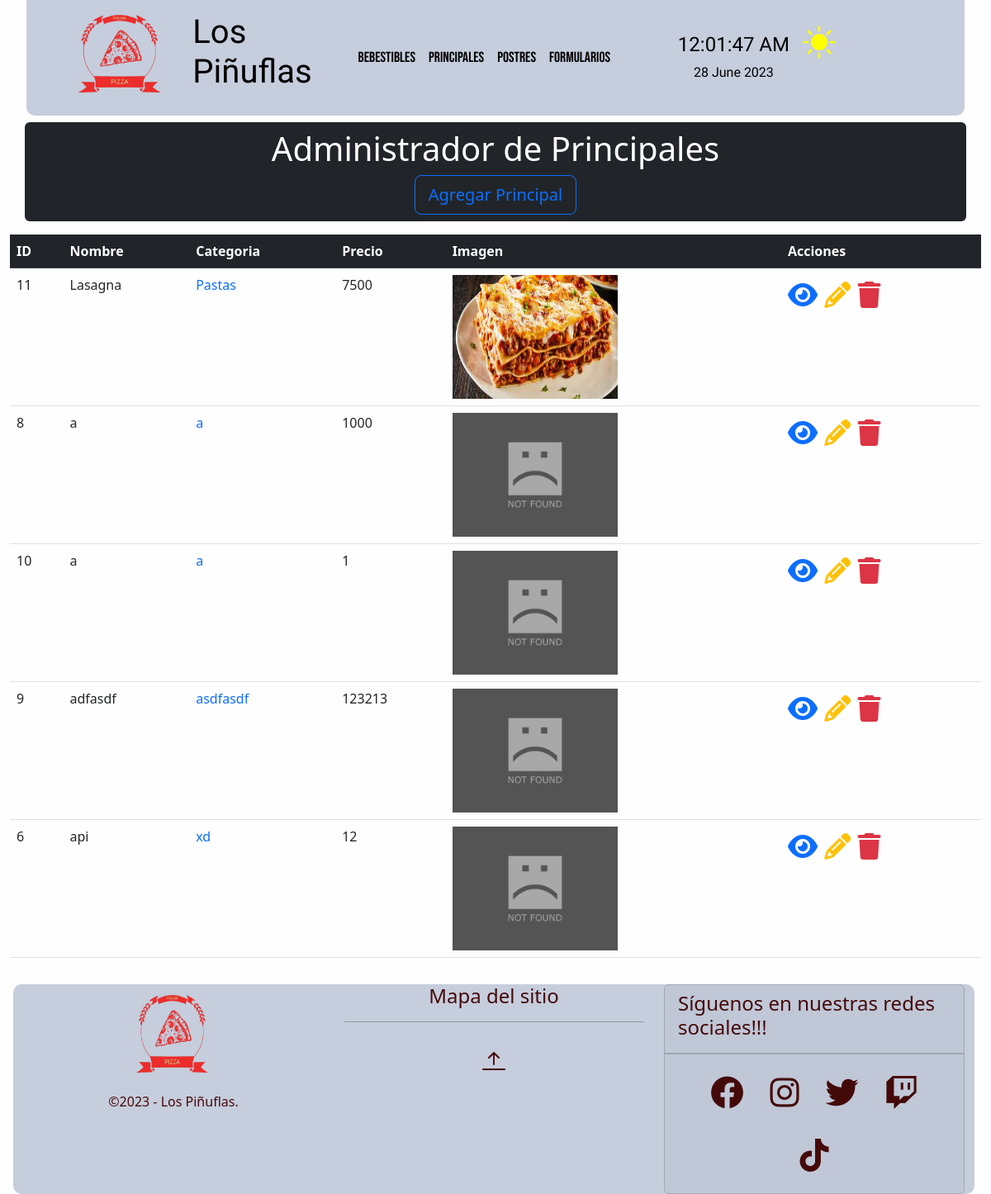
/crud/principales/, run on an earlier commit of the app's database.
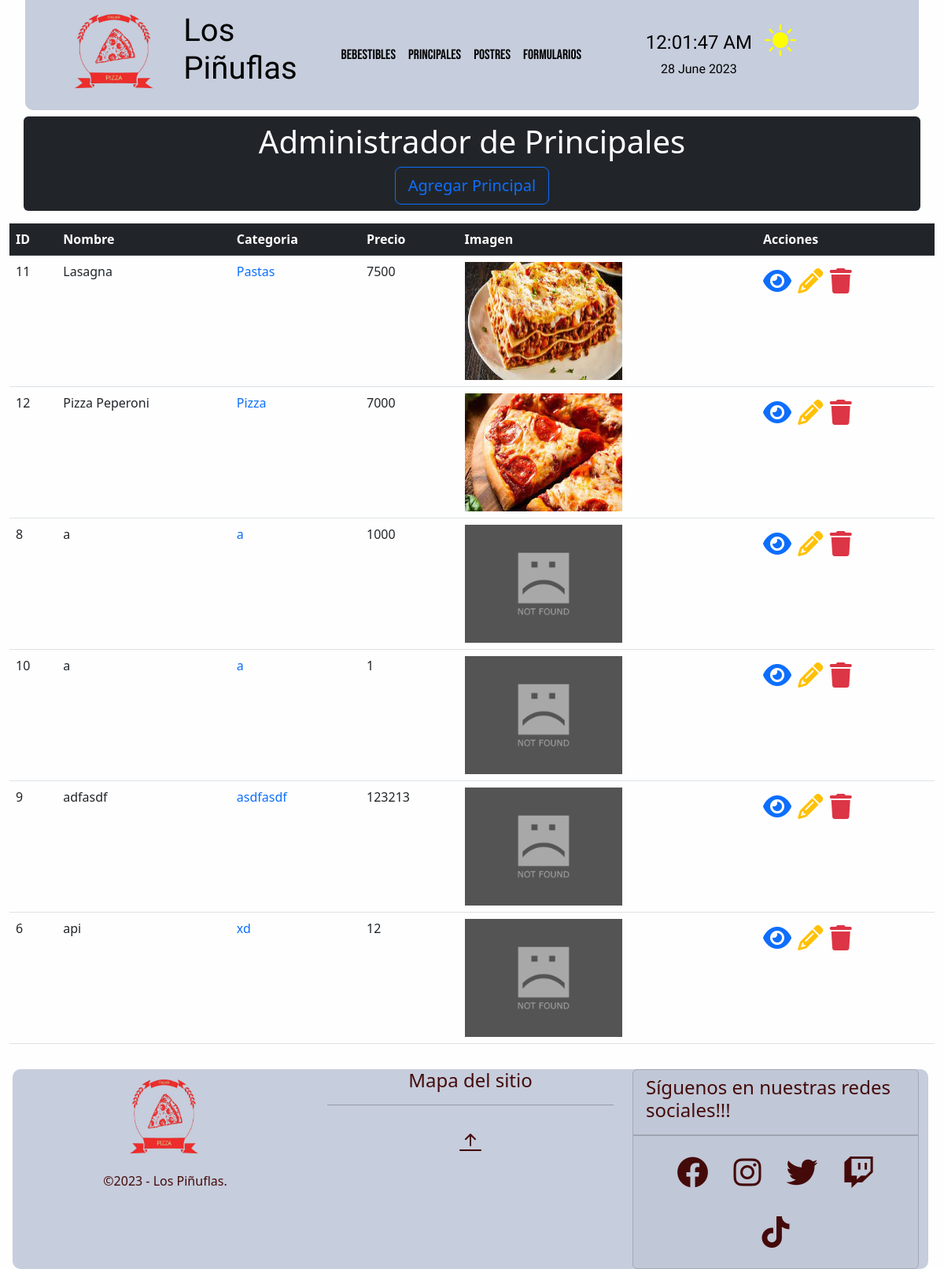
And on a later commit of the database.
### crud/models.py (models this page shows, shortened)
class Principal(models.Model):
    nombre=models.CharField(max_length=20)
    categoria=models.CharField(max_length=20)
    precio=models.IntegerField()
    image = models.ImageField(verbose_name='Imagen',upload_to='media/principal',null=True,blank=True)
    class Meta:
        verbose_name = 'principal'
        verbose_name_plural = 'principales'
        ordering = ['categoria','nombre']

### crud/views.py (the view)
# urls.py: path('principales/', principal_list),
def principal_list(request):
    context = {'principales': Principal.objects.all()}
    return render(request,'crud/principales.html',context)

### crud/templates/crud/principales.html (shortened to what this page needs)
{% extends 'crud/base.html' %}
{% load static %}
{% block content %}
<div class="container my-2 p-2 bg-dark text-white text-center rounded">
    <h1>Administrador de Principales</h1>
    <a class="btn btn-outline-primary btn-lg btn-block" href="{% url 'principal-new' %}">Agregar Principal</a>
</div>
<div class="container-fluid my-2">
    <div class="table-responsive">
        <table class="table">
            <thead class="table-dark">
                <tr>
                    <th>ID</th>
                    <th>Nombre</th>
                    <th>Categoria</th>
                    <th>Precio</th>
                    <th>Imagen</th>
                    <th>Acciones</th>
                </tr>
            </thead>
            <tbody>
                {% for principal in principales %}
                <tr>
                    <td>{{principal.id}}</td>
                    <td>{{principal.nombre}}</td>
                    <td>
                        <a class= "text-decoration-none" href="/crud/principales/categoria/{{principal.categoria}}">{{principal.categoria}}</a>
                    </td>
                    <td>{{principal.precio}}</td>
                    <td>
                        {% if principal.image %}
                        <img class="img-view" src="{{principal.image.url}}" alt="{{principal.title}}">
                        {% else%}
                        <img class="img-view" src="{% static 'crud/img/image_not_found.jpg' %}" alt="INF">
                        {% endif %}
                    </td>
                    <td>
                        <a class="text-decoration-none" href="{% url 'principal-detail' principal_id=principal.id %}">
                            <span class="text-primary fs-2">
                                <i class="fa-solid fa-eye"></i>
                            </span>
                        </a>
                        <a class="text-decoration-none" href="{% url 'principal-edit' principal_id=principal.id %}">
                            <span class="text-warning fs-2">
                                <i class="fa-solid fa-pencil"></i>
                            </span>
                        </a>
                        <a class="text-decoration-none"
                            href="{% url 'principal-delete' principal_id=principal.id %}">
                            <span class="text-danger fs-2">
                                <i class="fa-solid fa-trash"></i>
                            </span>
                        </a>
                    </td>
                </tr>
                {% endfor %}
            </tbody>
        </table>
    </div>
</div>
{% endblock %}

### crud/templates/crud/base.html (shortened to what this page needs)
<!DOCTYPE html>
<html lang="es-Cl" new-data-bs-theme="light">
<head>
    {% load static %}
    <link rel="stylesheet" href="https://cdnjs.cloudflare.com/ajax/libs/font-awesome/6.4.0/css/all.min.css"
 />
    <link rel="stylesheet" href="{% static 'core/css/bootstrap.min.css' %}">
    <link rel="stylesheet" href="{% static 'core/css/styles.css' %}">
    <link rel="stylesheet" href="{% static 'core/css/colors.css' %}">
    <link rel="stylesheet" href="{% static 'crud/css/imagenes.css' %}">
    <link rel="stylesheet" href="https://cdn.jsdelivr.net/npm/bootstrap-icons@1.3.0/font/bootstrap-icons.css">
</head>
<body class="colors-middle" formato="light">
    <header>
        <nav id="ancla" class="navbar navbar-expand-lg colors-top-bottom navbar-dark diseño-header">
            <div class="container">
                <a class="navbar-brand">
                    <div class="logo">
                        <img src="{% static 'core/img/Logo-final.png' %}" alt="RESTAURANT">
                        <h1>Los<br>Piñuflas</h1>
                    </div>
                </a>
                <div class="collapse navbar-collapse" id="navbarSupportedContent">
                    <ul class="navbar-nav me-0 mb-2 mb-lg-0">
                        <li class="nav-item diseño-nav-item">
                            <a class="new-nav-link" aria-current="page" href="{% url 'bebestibles' %}">Bebestibles</a>
                        </li>
                        <li class="nav-item diseño-nav-item">
                            <a class="new-nav-link" aria-current="page" href="{% url 'principales' %}">Principales</a>
                        </li>
                        <li class="nav-item diseño-nav-item">
                            <a class="new-nav-link" aria-current="page" href="{% url 'postres' %}">Postres</a>
                        </li>
                        <li class="nav-item diseño-nav-item">
                            <a class="new-nav-link" aria-current="page" href="{% url 'formularios' %}">Formularios</a>
                        </li>
                    </ul>
                </div>
                <div class="datos-extra">
                    <div class="container-clock">
                        <h1 id="time">00:00:00</h1>
                        <p id="date">date</p>
                    </div>
                    <i class="bi bi-brightness-high-fill" id="modoOscuro"></i>
                </div>
            </div>
        </nav>
    </header>
    <main>
        {% block content %}{% endblock %}
    </main>
    <footer class="colors-top-bottom diseño-footer row">
        <div class="col-md-4 text-center">
            <img class="d-inline footer-img" src="{% static 'core/img/Logo-final.png' %}" alt="RESTAURANT">
            <br>
            <p class="d-inline color-text-bottom">&copy;2023 - Los Piñuflas. </p>
        </div>
        <div class="col-md-4 text-center">
            <h4 class="color-text-bottom">Mapa del sitio</h4>
            <hr>
            <ul class="nav flex-column mt-2">
                <li class="nav-item">
                    <a href="#ancla" class="new-nav-link-bottom color-text-bottom diseño-nav-item"><i class="bi bi-arrow-bar-up"></i></a>
                </li>
            </ul>
        </div>
        <div class="col-md-4 footer-right-part">
            <div class="card bg-transparent">
                <div class="card-header">
                    <h4 class="card-title color-text-bottom">Síguenos en nuestras redes sociales!!!</h4>
                </div>
                <div class="card-footer">
                    <ul class="nav footer-right-part">
                        <li>
                            <a class="new-nav-link-bottom color-text-bottom diseño-nav-item" href="http://www.instagram.com" target="">
                                <span class="fs-1">
                                    <i class="fa-brands fa-facebook"></i>
                                </span>
                            </a>
                        </li>
                        <li>
                            <a class="new-nav-link-bottom color-text-bottom diseño-nav-item" href="http://www.facebook.com" target="">
                                <span class="fs-1">
                                    <i class="fa-brands fa-instagram"></i>
                                </span>
                            </a>
                        </li>
                        <li>
                            <a class="new-nav-link-bottom color-text-bottom diseño-nav-item" href="http://www.twitter.com" target="">
                                <span class="fs-1">
                                    <i class="fa-brands fa-twitter"></i>
                                </span>
                            </a>
                        </li>
                        <li>
                            <a class="new-nav-link-bottom color-text-bottom diseño-nav-item" href="http://www.twitch.com" target="">
                                <span class="fs-1">
                                    <i class="fa-brands fa-twitch"></i>
                                </span>
                            </a>
                        </li>
                        <li>
                            <a class="new-nav-link-bottom color-text-bottom diseño-nav-item" href="http://www.tiktok.com" target="">
                                <span class="fs-1">
                                    <i class="fa-brands fa-tiktok"></i>
                                </span>
                            </a>
                        </li>
                    </ul>
                </div>
            </div>
        </div>
    </footer>
</body>
</html>

### core/static/core/css/styles.css (style rules this page uses)
nav { font-size: 20px; font-family: "bebas neue"; }
.footer-img { width: 150px; height: 150px; }
.container-clock { margin-top: 1rem; text-align: center; margin-left: 2rem; transition: color 1s ease-in-out; }
.container-clock h1 { font-size: 1.5rem; font-weight: 400; font-family: "cabin sketch"; }
.container-clock p { font-size: 1rem; font-family: "cabin sketch"; }

### core/static/core/css/colors.css (style rules this page uses)
:root,[new-data-bs-theme="light"] { --clr-light:#FFF9DE; --crl-dark:#67d4f5; --clr-primary:#5350ff; --clr-secondary:#FFD3B0; --clr-accent:#f54141; --clr-accent2:#440a0a; --bg-top-bottom:#c6cddc; --bg-middle:#fefefe; --text-top: black; --text-middle: black; --text-bottom:black; --fg: var(--clr-light); --bg: var(--crl-dark); }
body { background-color: #2C3333; }
.colors-top-bottom { background-color: var(--bg-top-bottom); transition: color 1.7s ease-in-out, background-color 1.2s ease-in-out; }
.colors-middle { background: var(--bg-middle); color: var(--text-middle); transition: background-color 1.2s ease-in-out; }
.color-text-bottom { color: var(--clr-accent2); transition: color 1.7s ease-in-out, background-color 1.2s ease-in-out; }
.logo { margin-right: 2rem; display: flex; }
.logo h1 { font-family: "cabin sketch"; color: var(--text-top); margin-top: 10px; transition: color 1s ease-in-out; }
.logo img, .footer-img { height: 130px; }
.new-nav-link { font-size: 1.1rem; font-family: "bebas neue"; padding: 0.5rem 0em; display: flex; flex-wrap: wrap; padding-left: 0; margin-bottom: 0; list-style: none; display: block; color: var(--text-top); text-decoration: none; background: none; border: 0; transition: color 1s ease-in-out, background-color 0.15s ease-in-out; }
.diseño-nav-item { padding-inline: 0.5rem; padding-block: 0rem; }
#modoOscuro { font-size: 200%; cursor: pointer; color:yellow; margin-left: 1rem; margin-bottom: 1rem; }
.diseño-header { padding: 0rem 1rem; border-radius: 0 0 10px 10px; margin: 0rem 2rem; }
.diseño-footer { padding: 0rem 0rem; border-radius: 10px 10px; margin: 1rem 20px 0rem 1rem; }
.bi-arrow-bar-up { font-size: 200%; cursor: pointer; }
.new-nav-link-bottom { display: flex; flex-wrap: wrap; padding-left: 0; margin-bottom: 0; list-style: none; display: block; padding: 0.5rem 1rem; text-decoration: none; background: none; border: 0; transition: color 0.15s ease-in-out, background-color 0.15s ease-in-out, border-color 0.15s ease-in-out; }
.datos-extra { display: flex; margin-right: 4rem; }
.footer-right-part { display: flex; text-decoration: none; justify-content: center; align-content: center; }

### crud/static/crud/css/imagenes.css (style rules this page uses)
.img-view { height: 150px; width: 200px; }

What changed in the data, as far as the page shows it:
added Principal: id "12", nombre "Pizza Peperoni", categoria "Pizza", precio "7000", image (picture)
